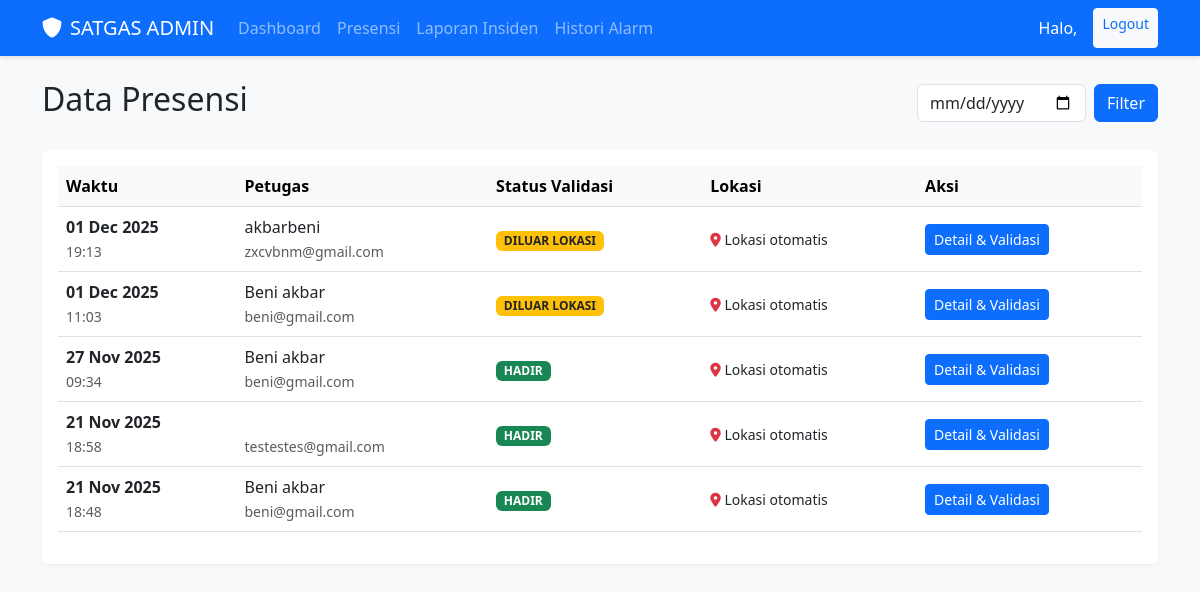
The app's page /dashboard/presensi/ (signed in), older data.
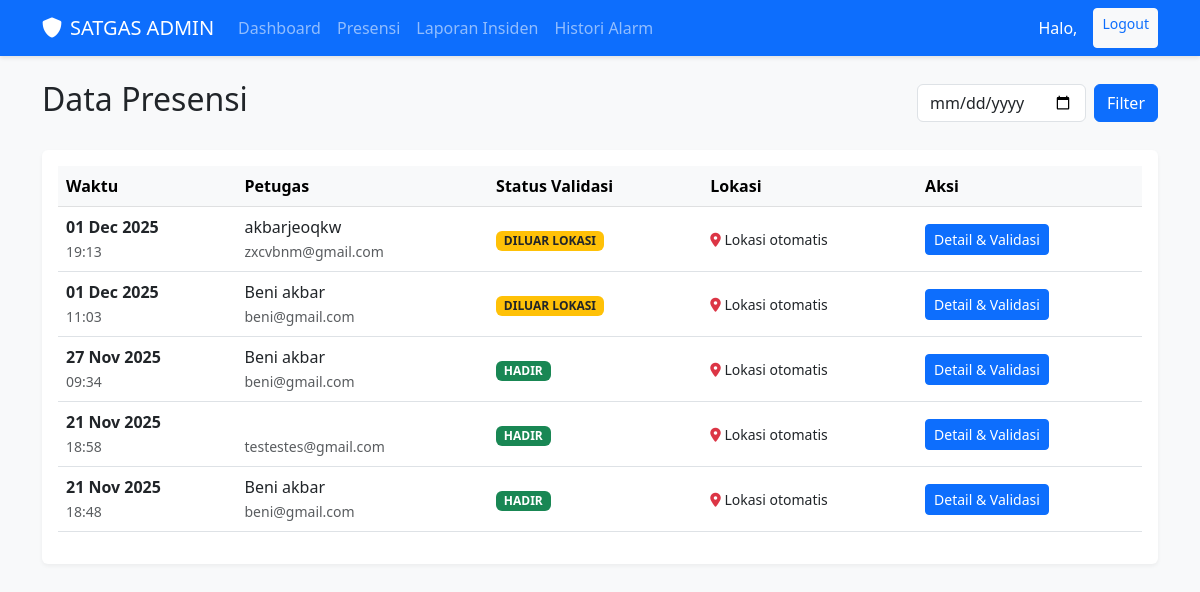
The same page, newer data.
### core/models.py (models this page shows, shortened)
class Presensi(models.Model):
    petugas = models.ForeignKey(User, on_delete=models.CASCADE, related_name='presensi_set')
    timestamp = models.DateTimeField(auto_now_add=True)
    latitude = models.DecimalField(max_digits=9, decimal_places=6)
    longitude = models.DecimalField(max_digits=9, decimal_places=6)
    location_note = models.CharField(max_length=255, help_text="Alamat atau nama lokasi presensi.")
    note = models.TextField(help_text="Catatan harian dari petugas (e.g., 'Presensi Harian').")
    selfie_photo = models.ImageField(upload_to='presensi_photos/')
    STATUS_PRESENSI_CHOICES = [
        ('hadir', 'Hadir'), # Default saat kirim
        ('tidak_hadir', 'Tidak Hadir'), # Jika dibatalkan admin
        ('diluar_lokasi', 'Kehadiran Diluar Lokasi'), # Jika lokasi tidak valid
    ]
    status_validasi = models.CharField(
        max_length=20,
        choices=STATUS_PRESENSI_CHOICES,
        default='hadir'
    )
    class Meta:
        pass

class User(AbstractUser):
    username = None
    email = models.EmailField(unique=True)
    phone_number = models.CharField(max_length=15, blank=True, null=True)
    profile_picture = models.ImageField(upload_to=user_directory_path, blank=True, null=True)
    is_admin = models.BooleanField(default=False)
    is_petugas = models.BooleanField(default=True)
    USERNAME_FIELD = 'email'
    REQUIRED_FIELDS = []
    objects = UserManager()

### core/web_views.py (the view)
# urls.py: path('dashboard/presensi/', WebPresensiListView.as_view(), name='web-presensi-list'),
class WebPresensiListView(LoginRequiredMixin, AdminRequiredMixin, ListView):
    model = Presensi
    template_name = 'core/presensi_list.html'
    context_object_name = 'presensi_list'
    paginate_by = 20
    def get_queryset(self):
        queryset = Presensi.objects.select_related('petugas').order_by('-timestamp')
        date_str = self.request.GET.get('date')
        if date_str:
            queryset = queryset.filter(timestamp__date=date_str)
        return queryset
    def get_context_data(self, **kwargs):
        context = super().get_context_data(**kwargs)
        context['selected_date'] = self.request.GET.get('date', '')
        return context

### core/web_views.py (called while the page is built)
    def test_func(self):
        return self.request.user.is_authenticated and self.request.user.is_admin

### core/templates/core/presensi_list.html (shortened to what this page needs)
{% extends 'core/base.html' %}
{% block content %}
<div class="d-flex justify-content-between align-items-center mb-4">
    <h2>Data Presensi</h2>
    <form method="get" class="d-flex">
        <input type="date" name="date" class="form-control me-2" value="{{ selected_date }}">
        <button type="submit" class="btn btn-primary">Filter</button>
    </form>
</div>
<div class="card">
    <div class="card-body">
        <div class="table-responsive">
            <table class="table table-hover align-middle">
                <thead class="table-light">
                    <tr>
                        <th>Waktu</th>
                        <th>Petugas</th>
                        <th>Status Validasi</th>
                        <th>Lokasi</th>
                        <th>Aksi</th>
                    </tr>
                </thead>
                <tbody>
                    {% for item in presensi_list %}
                    <tr>
                        <td>
                            <div class="fw-bold">{{ item.timestamp|date:"d M Y" }}</div>
                            <small class="text-muted">{{ item.timestamp|date:"H:i" }}</small>
                        </td>
                        <td>
                            {{ item.petugas.first_name }} {{ item.petugas.last_name }}<br>
                            <small class="text-muted">{{ item.petugas.email }}</small>
                        </td>
                        <td>
                            {% if item.status_validasi == 'hadir' %}
                                <span class="badge bg-success">HADIR</span>
                            {% elif item.status_validasi == 'tidak_hadir' %}
                                <span class="badge bg-danger">TIDAK HADIR</span>
                            {% else %}
                                <span class="badge bg-warning text-dark">DILUAR LOKASI</span>
                            {% endif %}
                        </td>
                        <td>
                            <small class="d-block text-truncate" style="max-width: 200px;">
                                <i class="fas fa-map-marker-alt text-danger"></i> {{ item.location_note|default:"-" }}
                            </small>
                        </td>
                        <td>
                            <a href="{% url 'web-presensi-detail' item.id %}" class="btn btn-sm btn-primary">
                                Detail & Validasi
                            </a>
                        </td>
                    </tr>
                    {% empty %}
                    <tr>
                        <td colspan="5" class="text-center py-4 text-muted">Tidak ada data presensi.</td>
                    </tr>
                    {% endfor %}
                </tbody>
            </table>
        </div>
    </div>
</div>
{% endblock %}

Row changes from the older to the newer data that the page shows:
changed through a linked row, Presensi "zxcvbnm@gmail.com": petugas.first_name "akbarbeni" → "akbarjeoqkw"
